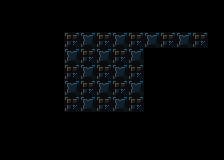

A 2D game scene composited from a Tiled map and its tileset images. What follows is a short description and the map's XML, with each tile layer's data collapsed to a summary:
An orthogonal 14x10 tile map with 16x16 px tiles, 1 tile layer (background) and 45 objects (31x tile, 4x triggerable, 4x switch, scene_switching_tile, actor, ...).

<map version="1.4" tiledversion="1.4.3" orientation="orthogonal" renderorder="right-down" width="14" height="10" tilewidth="16" tileheight="16" infinite="0" nextlayerid="6" nextobjectid="129">
 <properties>
  <property name="display_name" value="satisfying" />
  <property name="next_level" value="./data/levels/tmx/L16-BombBasic1.tmx" />
  <property name="player_bomb_count" value="1" />
 </properties>
 <tileset firstgid="1" name="newtiledsheet" tilewidth="16" tileheight="16" tilecount="180" columns="9">
  <image source="../../newtiledsheet.png" width="144" height="320" />
  <tile id="0">
   <properties>
    <property name="destructable" value="" />
    <property name="solid" value="1" />
   </properties>
  </tile>
  <tile id="1">
   <properties>
    <property name="destructable" value="" />
    <property name="solid" value="1" />
   </properties>
  </tile>
  <tile id="2">
   <properties>
    <property name="destructable" value="" />
    <property name="solid" value="1" />
   </properties>
  </tile>
  <tile id="3">
   <properties>
    <property name="destructable" value="" />
    <property name="solid" value="1" />
   </properties>
  </tile>
  <tile id="4">
   <properties>
    <property name="destructable" value="" />
    <property name="solid" value="" />
   </properties>
  </tile>
  <tile id="9">
   <properties>
    <property name="destructable" value="" />
    <property name="solid" value="1" />
   </properties>
  </tile>
  <tile id="10">
   <properties>
    <property name="destructable" value="" />
    <property name="solid" value="1" />
   </properties>
  </tile>
  <tile id="11">
   <properties>
    <property name="destructable" value="" />
    <property name="solid" value="1" />
   </properties>
  </tile>
  <tile id="12">
   <properties>
    <property name="destructable" value="" />
    <property name="solid" value="1" />
   </properties>
  </tile>
  <tile id="13">
   <properties>
    <property name="destructable" value="" />
    <property name="solid" value="" />
   </properties>
  </tile>
  <tile id="18">
   <properties>
    <property name="destructable" value="" />
    <property name="solid" value="" />
   </properties>
  </tile>
  <tile id="19">
   <properties>
    <property name="destructable" value="" />
    <property name="solid" value="" />
   </properties>
  </tile>
  <tile id="20">
   <properties>
    <property name="destructable" type="bool" value="true" />
    <property name="solid" value="1" />
   </properties>
  </tile>
  <tile id="27">
   <properties>
    <property name="destructable" value="" />
    <property name="solid" value="1" />
   </properties>
  </tile>
  <tile id="28">
   <properties>
    <property name="destructable" value="" />
    <property name="solid" value="1" />
   </properties>
  </tile>
  <tile id="29">
   <properties>
    <property name="destructable" value="1" />
    <property name="solid" value="1" />
   </properties>
  </tile>
  <tile id="30">
   <properties>
    <property name="destructable" value="" />
    <property name="solid" value="1" />
   </properties>
  </tile>
  <tile id="31">
   <properties>
    <property name="destructable" value="" />
    <property name="solid" value="" />
   </properties>
  </tile>
  <tile id="32">
   <properties>
    <property name="destructable" value="" />
    <property name="solid" value="" />
   </properties>
  </tile>
  <tile id="54">
   <properties>
    <property name="destructable" value="" />
    <property name="solid" value="True" />
   </properties>
  </tile>
  <tile id="58">
   <properties>
    <property name="destructable" value="" />
    <property name="solid" value="" />
   </properties>
  </tile>
 </tileset>
 <layer id="1" name="background" width="14" height="10">
  <data>[140 cells, 140 non-empty, 5 distinct tile ids]</data>
 </layer>
 <objectgroup id="4" name="objects">
  <object id="83" type="scene_switching_tile" gid="32" x="208" y="48" width="16" height="16">
   <properties>
    <property name="scene" value="./data/levels/tmx/L16-BombBasic1.tmx" />
   </properties>
  </object>
  <object id="84" type="triggerable" gid="17" x="192" y="48" width="16" height="16">
   <properties>
    <property name="triggered_id" type="int" value="2" />
   </properties>
  </object>
  <object id="85" type="triggerable" gid="17" x="176" y="48" width="16" height="16">
   <properties>
    <property name="triggered_id" type="int" value="3" />
   </properties>
  </object>
  <object id="87" type="triggerable" gid="17" x="160" y="48" width="16" height="16">
   <properties>
    <property name="triggered_id" type="int" value="4" />
   </properties>
  </object>
  <object id="88" type="triggerable" gid="17" x="144" y="48" width="16" height="16">
   <properties>
    <property name="triggered_id" type="int" value="1" />
   </properties>
  </object>
  <object id="89" type="switch" gid="34" x="96" y="48" width="16" height="16">
   <properties>
    <property name="triggers" type="int" value="3" />
   </properties>
  </object>
  <object id="90" type="switch" gid="34" x="64" y="80" width="16" height="16">
   <properties>
    <property name="triggers" type="int" value="2" />
   </properties>
  </object>
  <object id="91" type="switch" gid="34" x="128" y="80" width="16" height="16">
   <properties>
    <property name="triggers" type="int" value="4" />
   </properties>
  </object>
  <object id="92" type="switch" gid="34" x="96" y="112" width="16" height="16">
   <properties>
    <property name="triggers" type="int" value="1" />
   </properties>
  </object>
  <object id="93" type="actor" gid="46" x="64" y="112" width="16" height="16" />
  <object id="94" type="tile" gid="1" x="64" y="32" width="16" height="16" />
  <object id="95" type="tile" gid="1" x="80" y="32" width="16" height="16" />
  <object id="96" type="tile" gid="1" x="96" y="32" width="16" height="16" />
  <object id="97" type="tile" gid="1" x="112" y="32" width="16" height="16" />
  <object id="98" type="tile" gid="1" x="144" y="32" width="16" height="16" />
  <object id="99" type="tile" gid="1" x="144" y="32" width="16" height="16" />
  <object id="100" type="tile" gid="1" x="128" y="32" width="16" height="16" />
  <object id="101" type="tile" gid="1" x="160" y="32" width="16" height="16" />
  <object id="102" type="tile" gid="1" x="176" y="32" width="16" height="16" />
  <object id="103" type="tile" gid="1" x="192" y="32" width="16" height="16" />
  <object id="104" type="tile" gid="1" x="208" y="32" width="16" height="16" />
  <object id="105" type="tile" gid="10" x="208" y="64" width="16" height="16" />
  <object id="106" type="tile" gid="10" x="192" y="64" width="16" height="16" />
  <object id="107" type="tile" gid="10" x="160" y="64" width="16" height="16" />
  <object id="108" type="tile" gid="10" x="144" y="64" width="16" height="16" />
  <object id="109" type="tile" gid="10" x="160" y="64" width="16" height="16" />
  <object id="110" type="tile" gid="10" x="176" y="64" width="16" height="16" />
  <object id="111" type="tile" gid="11" x="48" y="48" width="16" height="16" />
  <object id="112" type="tile" gid="11" x="48" y="64" width="16" height="16" />
  <object id="113" type="tile" gid="11" x="48" y="80" width="16" height="16" />
  <object id="114" type="tile" gid="11" x="48" y="96" width="16" height="16" />
  <object id="115" type="tile" gid="11" x="48" y="112" width="16" height="16" />
  <object id="116" type="tile" gid="10" x="64" y="128" width="16" height="16" />
  <object id="117" type="tile" gid="10" x="80" y="128" width="16" height="16" />
  <object id="118" type="tile" gid="10" x="96" y="128" width="16" height="16" />
  <object id="119" type="tile" gid="10" x="112" y="128" width="16" height="16" />
  <object id="120" type="tile" gid="10" x="128" y="128" width="16" height="16" />
  <object id="121" type="tile" gid="29" x="144" y="64" width="16" height="16" />
  </objectgroup>
</map>
<!-- 7 of 45 objects omitted -->
